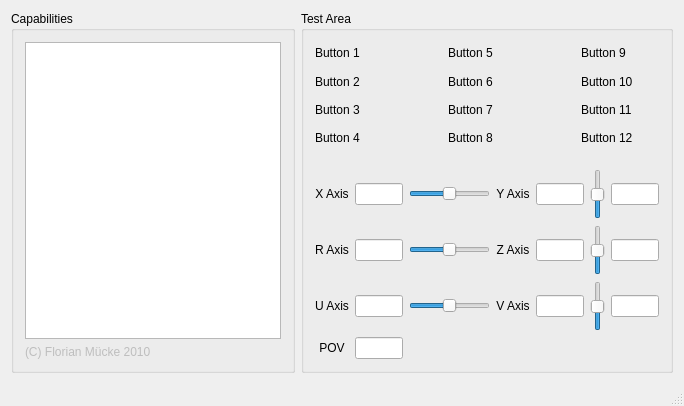
<?xml version="1.0" encoding="UTF-8"?>
<ui version="4.0">
 <class>GamepadDemo</class>
 <widget class="QMainWindow" name="GamepadDemo">
  <property name="geometry">
   <rect>
    <x>0</x>
    <y>0</y>
    <width>684</width>
    <height>406</height>
   </rect>
  </property>
  <property name="windowTitle">
   <string>GamepadDemo</string>
  </property>
  <widget class="QWidget" name="centralWidget">
   <layout class="QHBoxLayout" name="horizontalLayout_2" stretch="0,1">
    <item>
     <widget class="QGroupBox" name="groupBox_caps">
      <property name="title">
       <string>Capabilities</string>
      </property>
      <layout class="QVBoxLayout" name="verticalLayout_4">
       <item>
        <widget class="QTreeWidget" name="treeWidget">
         <property name="autoScrollMargin">
          <number>16</number>
         </property>
         <property name="editTriggers">
          <set>QAbstractItemView::NoEditTriggers</set>
         </property>
         <property name="alternatingRowColors">
          <bool>true</bool>
         </property>
         <property name="rootIsDecorated">
          <bool>false</bool>
         </property>
         <property name="uniformRowHeights">
          <bool>true</bool>
         </property>
         <property name="itemsExpandable">
          <bool>false</bool>
         </property>
         <property name="headerHidden">
          <bool>true</bool>
         </property>
         <property name="expandsOnDoubleClick">
          <bool>false</bool>
         </property>
         <property name="columnCount">
          <number>2</number>
         </property>
         <attribute name="headerVisible">
          <bool>false</bool>
         </attribute>
         <attribute name="headerDefaultSectionSize">
          <number>110</number>
         </attribute>
         <attribute name="headerStretchLastSection">
          <bool>true</bool>
         </attribute>
         <column>
          <property name="text">
           <string notr="true">1</string>
          </property>
         </column>
         <column>
          <property name="text">
           <string notr="true">2</string>
          </property>
         </column>
        </widget>
       </item>
       <item>
        <widget class="QLabel" name="label_13">
         <property name="enabled">
          <bool>false</bool>
         </property>
         <property name="text">
          <string>(C) Florian Mücke 2010 </string>
         </property>
        </widget>
       </item>
      </layout>
     </widget>
    </item>
    <item>
     <widget class="QGroupBox" name="groupBox_testing">
      <property name="title">
       <string>Test Area</string>
      </property>
      <layout class="QVBoxLayout" name="verticalLayout_5" stretch="1,1">
       <property name="spacing">
        <number>20</number>
       </property>
       <item>
        <layout class="QGridLayout" name="gridLayout">
         <property name="topMargin">
          <number>0</number>
         </property>
         <item row="0" column="0">
          <widget class="QLabel" name="label">
           <property name="text">
            <string>Button 1</string>
           </property>
           <property name="alignment">
            <set>Qt::AlignLeading|Qt::AlignLeft|Qt::AlignVCenter</set>
           </property>
          </widget>
         </item>
         <item row="0" column="1">
          <widget class="ScaledImage" name="image_button_1" native="true">
           <property name="minimumSize">
            <size>
             <width>20</width>
             <height>20</height>
            </size>
           </property>
          </widget>
         </item>
         <item row="1" column="0">
          <widget class="QLabel" name="label_2">
           <property name="text">
            <string>Button 2</string>
           </property>
           <property name="alignment">
            <set>Qt::AlignLeading|Qt::AlignLeft|Qt::AlignVCenter</set>
           </property>
          </widget>
         </item>
         <item row="1" column="1">
          <widget class="ScaledImage" name="image_button_2" native="true">
           <property name="minimumSize">
            <size>
             <width>20</width>
             <height>20</height>
            </size>
           </property>
          </widget>
         </item>
         <item row="2" column="0">
          <widget class="QLabel" name="label_3">
           <property name="text">
            <string>Button 3</string>
           </property>
           <property name="alignment">
            <set>Qt::AlignLeading|Qt::AlignLeft|Qt::AlignVCenter</set>
           </property>
          </widget>
         </item>
         <item row="3" column="0">
          <widget class="QLabel" name="label_4">
           <property name="text">
            <string>Button 4</string>
           </property>
           <property name="alignment">
            <set>Qt::AlignLeading|Qt::AlignLeft|Qt::AlignVCenter</set>
           </property>
          </widget>
         </item>
         <item row="2" column="1">
          <widget class="ScaledImage" name="image_button_3" native="true">
           <property name="minimumSize">
            <size>
             <width>20</width>
             <height>20</height>
            </size>
           </property>
          </widget>
         </item>
         <item row="3" column="1">
          <widget class="ScaledImage" name="image_button_4" native="true">
           <property name="minimumSize">
            <size>
             <width>20</width>
             <height>20</height>
            </size>
           </property>
          </widget>
         </item>
         <item row="0" column="3">
          <widget class="QLabel" name="label_5">
           <property name="text">
            <string>Button 5</string>
           </property>
           <property name="alignment">
            <set>Qt::AlignLeading|Qt::AlignLeft|Qt::AlignVCenter</set>
           </property>
          </widget>
         </item>
         <item row="0" column="4">
          <widget class="ScaledImage" name="image_button_5" native="true">
           <property name="minimumSize">
            <size>
             <width>20</width>
             <height>20</height>
            </size>
           </property>
          </widget>
         </item>
         <item row="1" column="3">
          <widget class="QLabel" name="label_6">
           <property name="text">
            <string>Button 6</string>
           </property>
           <property name="alignment">
            <set>Qt::AlignLeading|Qt::AlignLeft|Qt::AlignVCenter</set>
           </property>
          </widget>
         </item>
         <item row="2" column="3">
          <widget class="QLabel" name="label_7">
           <property name="text">
            <string>Button 7</string>
           </property>
           <property name="alignment">
            <set>Qt::AlignLeading|Qt::AlignLeft|Qt::AlignVCenter</set>
           </property>
          </widget>
         </item>
         <item row="3" column="3">
          <widget class="QLabel" name="label_8">
           <property name="text">
            <string>Button 8</string>
           </property>
           <property name="alignment">
            <set>Qt::AlignLeading|Qt::AlignLeft|Qt::AlignVCenter</set>
           </property>
          </widget>
         </item>
         <item row="3" column="4">
          <widget class="ScaledImage" name="image_button_8" native="true">
           <property name="minimumSize">
            <size>
             <width>20</width>
             <height>20</height>
            </size>
           </property>
          </widget>
         </item>
         <item row="1" column="4">
          <widget class="ScaledImage" name="image_button_6" native="true">
           <property name="minimumSize">
            <size>
             <width>20</width>
             <height>20</height>
            </size>
           </property>
          </widget>
         </item>
         <item row="2" column="4">
          <widget class="ScaledImage" name="image_button_7" native="true">
           <property name="minimumSize">
            <size>
             <width>20</width>
             <height>20</height>
            </size>
           </property>
          </widget>
         </item>
         <item row="0" column="6">
          <widget class="QLabel" name="label_9">
           <property name="text">
            <string>Button 9</string>
           </property>
           <property name="alignment">
            <set>Qt::AlignLeading|Qt::AlignLeft|Qt::AlignVCenter</set>
           </property>
          </widget>
         </item>
         <item row="1" column="6">
          <widget class="QLabel" name="label_10">
           <property name="text">
            <string>Button 10</string>
           </property>
           <property name="alignment">
            <set>Qt::AlignLeading|Qt::AlignLeft|Qt::AlignVCenter</set>
           </property>
          </widget>
         </item>
         <item row="2" column="6">
          <widget class="QLabel" name="label_11">
           <property name="text">
            <string>Button 11</string>
           </property>
           <property name="alignment">
            <set>Qt::AlignLeading|Qt::AlignLeft|Qt::AlignVCenter</set>
           </property>
          </widget>
         </item>
         <item row="3" column="6">
          <widget class="QLabel" name="label_12">
           <property name="text">
            <string>Button 12</string>
           </property>
           <property name="alignment">
            <set>Qt::AlignLeading|Qt::AlignLeft|Qt::AlignVCenter</set>
           </property>
          </widget>
         </item>
         <item row="0" column="7">
          <widget class="ScaledImage" name="image_button_9" native="true">
           <property name="minimumSize">
            <size>
             <width>20</width>
             <height>20</height>
            </size>
           </property>
          </widget>
         </item>
         <item row="1" column="7">
          <widget class="ScaledImage" name="image_button_10" native="true">
           <property name="minimumSize">
            <size>
             <width>20</width>
             <height>20</height>
            </size>
           </property>
          </widget>
         </item>
         <item row="2" column="7">
          <widget class="ScaledImage" name="image_button_11" native="true">
           <property name="minimumSize">
            <size>
             <width>20</width>
             <height>20</height>
            </size>
           </property>
          </widget>
         </item>
         <item row="3" column="7">
          <widget class="ScaledImage" name="image_button_12" native="true">
           <property name="minimumSize">
            <size>
             <width>20</width>
             <height>20</height>
            </size>
           </property>
          </widget>
         </item>
         <item row="0" column="2">
          <spacer name="horizontalSpacer">
           <property name="orientation">
            <enum>Qt::Horizontal</enum>
           </property>
           <property name="sizeHint" stdset="0">
            <size>
             <width>40</width>
             <height>20</height>
            </size>
           </property>
          </spacer>
         </item>
         <item row="0" column="5">
          <spacer name="horizontalSpacer_2">
           <property name="orientation">
            <enum>Qt::Horizontal</enum>
           </property>
           <property name="sizeHint" stdset="0">
            <size>
             <width>40</width>
             <height>20</height>
            </size>
           </property>
          </spacer>
         </item>
        </layout>
       </item>
       <item>
        <layout class="QGridLayout" name="gridLayout_2" rowstretch="0,1,0,1" columnstretch="0,0,0,0,0,0" rowminimumheight="0,1,0,1">
         <property name="sizeConstraint">
          <enum>QLayout::SetDefaultConstraint</enum>
         </property>
         <property name="leftMargin">
          <number>0</number>
         </property>
         <property name="topMargin">
          <number>0</number>
         </property>
         <item row="0" column="0">
          <widget class="QLabel" name="label_axis_x">
           <property name="text">
            <string>X Axis</string>
           </property>
           <property name="alignment">
            <set>Qt::AlignCenter</set>
           </property>
          </widget>
         </item>
         <item row="2" column="0">
          <widget class="QLabel" name="label_axis_u">
           <property name="text">
            <string>U Axis</string>
           </property>
           <property name="alignment">
            <set>Qt::AlignCenter</set>
           </property>
          </widget>
         </item>
         <item row="0" column="2">
          <widget class="QSlider" name="horizontalSlider_x">
           <property name="minimum">
            <number>0</number>
           </property>
           <property name="maximum">
            <number>65535</number>
           </property>
           <property name="value">
            <number>32767</number>
           </property>
           <property name="orientation">
            <enum>Qt::Horizontal</enum>
           </property>
          </widget>
         </item>
         <item row="0" column="1">
          <widget class="QLineEdit" name="lineEdit_x_axis">
           <property name="maximumSize">
            <size>
             <width>50</width>
             <height>16777215</height>
            </size>
           </property>
           <property name="inputMethodHints">
            <set>Qt::ImhPreferNumbers</set>
           </property>
           <property name="alignment">
            <set>Qt::AlignRight|Qt::AlignTrailing|Qt::AlignVCenter</set>
           </property>
           <property name="readOnly">
            <bool>true</bool>
           </property>
          </widget>
         </item>
         <item row="1" column="3">
          <widget class="QLabel" name="label_axis_z">
           <property name="text">
            <string>Z Axis</string>
           </property>
           <property name="alignment">
            <set>Qt::AlignCenter</set>
           </property>
          </widget>
         </item>
         <item row="1" column="4">
          <widget class="QLineEdit" name="lineEdit_z_axis">
           <property name="maximumSize">
            <size>
             <width>50</width>
             <height>16777215</height>
            </size>
           </property>
           <property name="inputMethodHints">
            <set>Qt::ImhPreferNumbers</set>
           </property>
           <property name="alignment">
            <set>Qt::AlignRight|Qt::AlignTrailing|Qt::AlignVCenter</set>
           </property>
           <property name="readOnly">
            <bool>true</bool>
           </property>
          </widget>
         </item>
         <item row="2" column="1">
          <widget class="QLineEdit" name="lineEdit_u_axis">
           <property name="maximumSize">
            <size>
             <width>50</width>
             <height>16777215</height>
            </size>
           </property>
           <property name="inputMethodHints">
            <set>Qt::ImhPreferNumbers</set>
           </property>
           <property name="alignment">
            <set>Qt::AlignRight|Qt::AlignTrailing|Qt::AlignVCenter</set>
           </property>
           <property name="readOnly">
            <bool>true</bool>
           </property>
          </widget>
         </item>
         <item row="2" column="2">
          <widget class="QSlider" name="horizontalSlider_u">
           <property name="minimum">
            <number>0</number>
           </property>
           <property name="maximum">
            <number>65535</number>
           </property>
           <property name="value">
            <number>32767</number>
           </property>
           <property name="orientation">
            <enum>Qt::Horizontal</enum>
           </property>
          </widget>
         </item>
         <item row="1" column="5">
          <layout class="QHBoxLayout" name="horizontalLayout_4">
           <item>
            <widget class="QSlider" name="horizontalSlider_z">
             <property name="minimumSize">
              <size>
               <width>0</width>
               <height>50</height>
              </size>
             </property>
             <property name="minimum">
              <number>0</number>
             </property>
             <property name="maximum">
              <number>65535</number>
             </property>
             <property name="value">
              <number>32767</number>
             </property>
             <property name="orientation">
              <enum>Qt::Vertical</enum>
             </property>
             <property name="invertedControls">
              <bool>false</bool>
             </property>
            </widget>
           </item>
           <item>
            <widget class="QLineEdit" name="lineEdit_degrees_2">
             <property name="maximumSize">
              <size>
               <width>50</width>
               <height>16777215</height>
              </size>
             </property>
             <property name="inputMethodHints">
              <set>Qt::ImhPreferNumbers</set>
             </property>
             <property name="alignment">
              <set>Qt::AlignRight|Qt::AlignTrailing|Qt::AlignVCenter</set>
             </property>
             <property name="readOnly">
              <bool>true</bool>
             </property>
            </widget>
           </item>
          </layout>
         </item>
         <item row="0" column="3">
          <widget class="QLabel" name="label_axis_y">
           <property name="text">
            <string>Y Axis</string>
           </property>
           <property name="alignment">
            <set>Qt::AlignCenter</set>
           </property>
          </widget>
         </item>
         <item row="0" column="4">
          <widget class="QLineEdit" name="lineEdit_y_axis">
           <property name="maximumSize">
            <size>
             <width>50</width>
             <height>16777215</height>
            </size>
           </property>
           <property name="inputMethodHints">
            <set>Qt::ImhPreferNumbers</set>
           </property>
           <property name="alignment">
            <set>Qt::AlignRight|Qt::AlignTrailing|Qt::AlignVCenter</set>
           </property>
           <property name="readOnly">
            <bool>true</bool>
           </property>
          </widget>
         </item>
         <item row="1" column="0">
          <widget class="QLabel" name="label_axis_r">
           <property name="text">
            <string>R Axis</string>
           </property>
           <property name="alignment">
            <set>Qt::AlignCenter</set>
           </property>
          </widget>
         </item>
         <item row="1" column="1">
          <widget class="QLineEdit" name="lineEdit_r_axis">
           <property name="maximumSize">
            <size>
             <width>50</width>
             <height>16777215</height>
            </size>
           </property>
           <property name="inputMethodHints">
            <set>Qt::ImhPreferNumbers</set>
           </property>
           <property name="alignment">
            <set>Qt::AlignRight|Qt::AlignTrailing|Qt::AlignVCenter</set>
           </property>
           <property name="readOnly">
            <bool>true</bool>
           </property>
          </widget>
         </item>
         <item row="0" column="5">
          <layout class="QHBoxLayout" name="horizontalLayout">
           <item>
            <widget class="QSlider" name="horizontalSlider_y">
             <property name="minimumSize">
              <size>
               <width>0</width>
               <height>50</height>
              </size>
             </property>
             <property name="sizeIncrement">
              <size>
               <width>0</width>
               <height>0</height>
              </size>
             </property>
             <property name="layoutDirection">
              <enum>Qt::LeftToRight</enum>
             </property>
             <property name="minimum">
              <number>0</number>
             </property>
             <property name="maximum">
              <number>65535</number>
             </property>
             <property name="value">
              <number>32767</number>
             </property>
             <property name="orientation">
              <enum>Qt::Vertical</enum>
             </property>
            </widget>
           </item>
           <item>
            <widget class="QLineEdit" name="lineEdit_degrees_1">
             <property name="maximumSize">
              <size>
               <width>50</width>
               <height>16777215</height>
              </size>
             </property>
             <property name="inputMethodHints">
              <set>Qt::ImhPreferNumbers</set>
             </property>
             <property name="alignment">
              <set>Qt::AlignRight|Qt::AlignTrailing|Qt::AlignVCenter</set>
             </property>
             <property name="readOnly">
              <bool>true</bool>
             </property>
            </widget>
           </item>
          </layout>
         </item>
         <item row="1" column="2">
          <widget class="QSlider" name="horizontalSlider_r">
           <property name="minimum">
            <number>0</number>
           </property>
           <property name="maximum">
            <number>65535</number>
           </property>
           <property name="value">
            <number>32767</number>
           </property>
           <property name="orientation">
            <enum>Qt::Horizontal</enum>
           </property>
          </widget>
         </item>
         <item row="2" column="3">
          <widget class="QLabel" name="label_axis_v">
           <property name="text">
            <string>V Axis</string>
           </property>
           <property name="alignment">
            <set>Qt::AlignCenter</set>
           </property>
          </widget>
         </item>
         <item row="2" column="4">
          <widget class="QLineEdit" name="lineEdit_v_axis">
           <property name="maximumSize">
            <size>
             <width>50</width>
             <height>16777215</height>
            </size>
           </property>
           <property name="inputMethodHints">
            <set>Qt::ImhPreferNumbers</set>
           </property>
           <property name="alignment">
            <set>Qt::AlignRight|Qt::AlignTrailing|Qt::AlignVCenter</set>
           </property>
           <property name="readOnly">
            <bool>true</bool>
           </property>
          </widget>
         </item>
         <item row="2" column="5">
          <layout class="QHBoxLayout" name="horizontalLayout_3">
           <item>
            <widget class="QSlider" name="horizontalSlider_v">
             <property name="minimumSize">
              <size>
               <width>0</width>
               <height>50</height>
              </size>
             </property>
             <property name="minimum">
              <number>0</number>
             </property>
             <property name="maximum">
              <number>65535</number>
             </property>
             <property name="value">
              <number>32767</number>
             </property>
             <property name="orientation">
              <enum>Qt::Vertical</enum>
             </property>
             <property name="invertedControls">
              <bool>false</bool>
             </property>
            </widget>
           </item>
           <item>
            <widget class="QLineEdit" name="lineEdit_degrees_3">
             <property name="maximumSize">
              <size>
               <width>50</width>
               <height>16777215</height>
              </size>
             </property>
             <property name="inputMethodHints">
              <set>Qt::ImhPreferNumbers</set>
             </property>
             <property name="alignment">
              <set>Qt::AlignRight|Qt::AlignTrailing|Qt::AlignVCenter</set>
             </property>
             <property name="readOnly">
              <bool>true</bool>
             </property>
            </widget>
           </item>
          </layout>
         </item>
         <item row="3" column="0">
          <widget class="QLabel" name="label_pov">
           <property name="text">
            <string>POV</string>
           </property>
           <property name="alignment">
            <set>Qt::AlignCenter</set>
           </property>
          </widget>
         </item>
         <item row="3" column="1">
          <widget class="QLineEdit" name="lineEdit_pov">
           <property name="maximumSize">
            <size>
             <width>50</width>
             <height>16777215</height>
            </size>
           </property>
           <property name="inputMethodHints">
            <set>Qt::ImhPreferNumbers</set>
           </property>
           <property name="alignment">
            <set>Qt::AlignRight|Qt::AlignTrailing|Qt::AlignVCenter</set>
           </property>
           <property name="readOnly">
            <bool>true</bool>
           </property>
          </widget>
         </item>
        </layout>
       </item>
      </layout>
     </widget>
    </item>
   </layout>
  </widget>
  <widget class="QStatusBar" name="statusBar"/>
  <widget class="QMenuBar" name="menuBar">
   <property name="geometry">
    <rect>
     <x>0</x>
     <y>0</y>
     <width>684</width>
     <height>21</height>
    </rect>
   </property>
  </widget>
 </widget>
 <layoutdefault spacing="6" margin="11"/>
 <customwidgets>
  <customwidget>
   <class>ScaledImage</class>
   <extends>QWidget</extends>
   <header>../widgets/scaledimage.h</header>
   <container>1</container>
  </customwidget>
 </customwidgets>
 <resources/>
 <connections/>
</ui>
